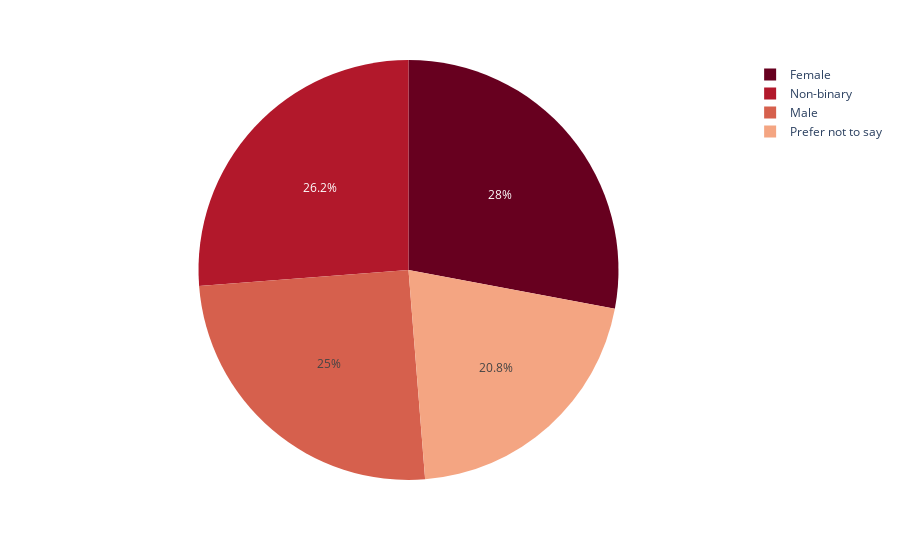

Write notebook code for a chart like this one.
### Code cell
import pandas as pd
import plotly.express as px


dataproyecto = 'mental_health_dataset.csv'
data = pd.read_csv(dataproyecto)

def salud_mental_genero(dataset):
    

    mascara1 = ((data['Gender'] == "Female") & (data['Mental_Health_Condition'] == "Yes"))
    primer_rango = data[mascara1]    

    mascara2 = ((data['Gender'] == "Male") & (data['Mental_Health_Condition'] == "Yes"))
    segundo_rango = data[mascara2]  


    mascara3 = ((data['Gender'] == "Non-binary") & (data['Mental_Health_Condition'] == "Yes"))
    tercer_rango = data[mascara3]  

    mascara4 = ((data['Gender'] == "Prefer not to say") & (data['Mental_Health_Condition'] == "Yes"))
    cuarto_rango = data[mascara4]    

    # se convierte a diccionario para hacer la gráfica
    diccionario_aux = {
        'Female': primer_rango.shape[0],
        'Male': segundo_rango.shape[0],
        'Non-binary': tercer_rango.shape[0],
        'Prefer not to say': cuarto_rango.shape[0]
    }
    df_pie = pd.DataFrame(list(diccionario_aux.items()), columns=['Gender', 'Count']) # hay que convertirlo en dataset para que el gráfico funcione

    df = px.data.tips()
    fig = px.pie(df_pie, values='Count', names='Gender',  color_discrete_sequence=px.colors.sequential.RdBu)
    fig.show()


salud_mental_genero(data)

### Figure 1 — Plotly figure (JSON) as saved in the notebook; plotly's stock layout.template omitted (floating-point values rounded to 4 significant figures)
{"data": [{"domain": {"x": [0, 1], "y": [0, 1]}, "hovertemplate": "Gender=%{label}<br>Count=%{value}<extra></extra>", "labels": ["Female", "Male", "Non-binary", "Prefer not to say"], "legendgroup": "", "name": "", "showlegend": true, "type": "pie", "values": [144, 129, 135, 107]}], "layout": {"legend": {"tracegroupgap": 0}, "margin": {"t": 60}, "piecolorway": ["rgb(103,0,31)", "rgb(178,24,43)", "rgb(214,96,77)", "rgb(244,165,130)", "rgb(253,219,199)", "rgb(247,247,247)", "rgb(209,229,240)", "rgb(146,197,222)", "rgb(67,147,195)", "rgb(33,102,172)", "rgb(5,48,97)"]}}
